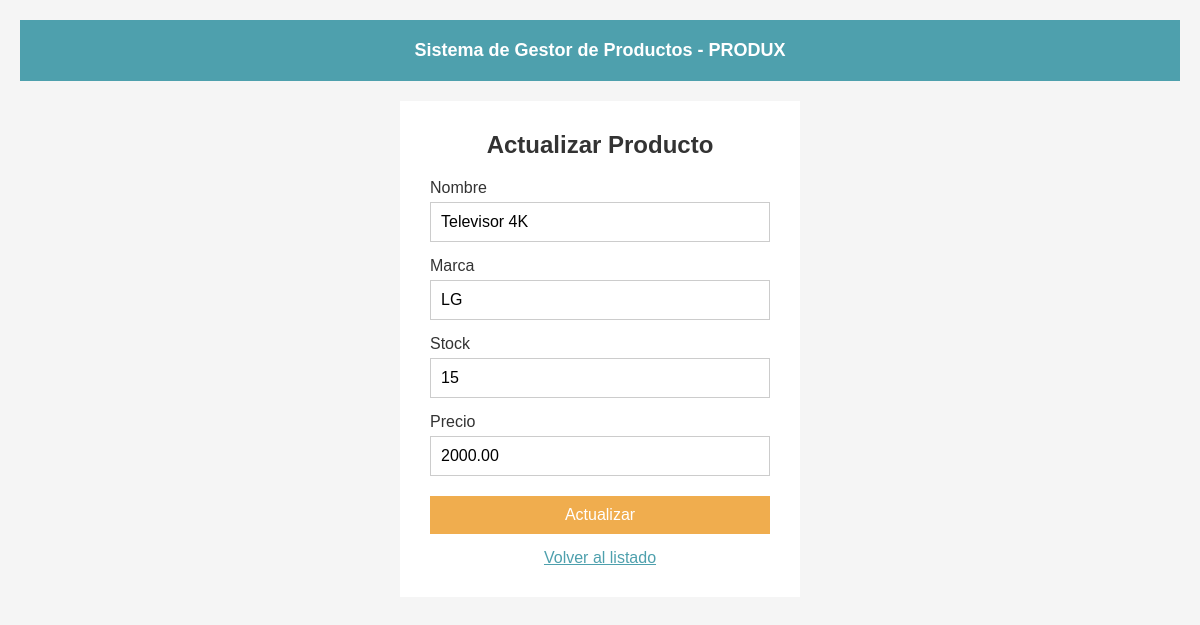
Page /update.php?id=1 on the committed database.
### tables this page shows
CREATE TABLE `producto` (
  `Id` int(11) NOT NULL AUTO_INCREMENT,
  `Nombre` varchar(50) NOT NULL,
  `Marca` varchar(100) NOT NULL,
  `Stock` int(11) NOT NULL,
  `Precio` decimal(9,2) DEFAULT NULL,
  PRIMARY KEY (`Id`)
);

### update.php (the view, shortened to what this page needs)
<!DOCTYPE html>
<html lang="en">
<head>
    <link rel="stylesheet" href="styles/style.css">
</head>
<body>
    <div class="container">
        <h1 class="container__title">Sistema de Gestor de Productos - PRODUX</h1>
    </div>
    <?php
        $cn = conectar();
        $Id = $_GET["id"];
        $sql = mysqli_query($cn, "call verproductoid($Id)");
        $row = mysqli_fetch_array($sql);
    ?>
    <div class="form">
        <h2 class="form__title">Actualizar Producto</h2>
        <form action="upd.php" method="Post">
            <div class="form__group">
                <label class="form__label">Nombre</label>
                <input type="text" name="name" class="form__input" value="<?php echo $row["Nombre"]?>">
            </div>
            <div class="form__group">
                <label class="form__label">Marca</label>
                <input type="text" name="marca" class="form__input" value="<?php echo $row["Marca"]?>">
            </div>
            <div class="form__group">
                <label class="form__label">Stock</label>
                <input type="number" name="stock" class="form__input" min="0" max="1000" value="<?php echo $row["Stock"]?>">
            </div>
            <div class="form__group">
                <label class="form__label">Precio</label>
                <input type="number" name="precio" class="form__input" min="0" max="9999" step="0.01" value="<?php echo $row["Precio"]?>">
            </div>
            <div class="form__actions">
                <input type="submit" class="btn btn--edit btn--full" value="Actualizar">
            </div>
            <a href="index.php" class="form__link">Volver al listado</a>
        </form>
    </div>
</body>
</html>

### styles/style.css (style rules this page uses)
html { font-size: 62.5%; }
* { margin: 0; padding: 0; box-sizing: border-box; }
body { font-family: Arial, sans-serif; font-size: 1.6rem; background-color: #f5f5f5; padding: 2rem; }
.container { margin-bottom: 2rem; padding: 2rem; background-color: #4EA0AD; }
.container__title { text-align: center; color: #fff; font-size: 1.8rem; }
.form { max-width: 40rem; margin: 0 auto; padding: 3rem; background-color: #fff; }
.form__group { margin-bottom: 1.5rem; }
.form__label { display: block; margin-bottom: 0.5rem; color: #333; }
.form__input { width: 100%; padding: 1rem; border: 0.1rem solid #ccc; font-size: 1.6rem; }
.form__title { text-align: center; color: #333; margin-bottom: 2rem; }
.form__actions { margin-top: 2rem; text-align: center; }
.form__link { display: block; margin-top: 1.5rem; color: #4EA0AD; text-align: center; }
.btn { display: inline-block; color: #fff; border: none; text-decoration: none; padding: 1rem 2rem; font-size: 1.6rem; cursor: pointer; }
.btn--edit { background-color: #f0ad4e; }
.btn--full { width: 100%; }

### rows in the picture
producto: name "Televisor 4K", marca "LG", stock "15", precio "2000.00"
